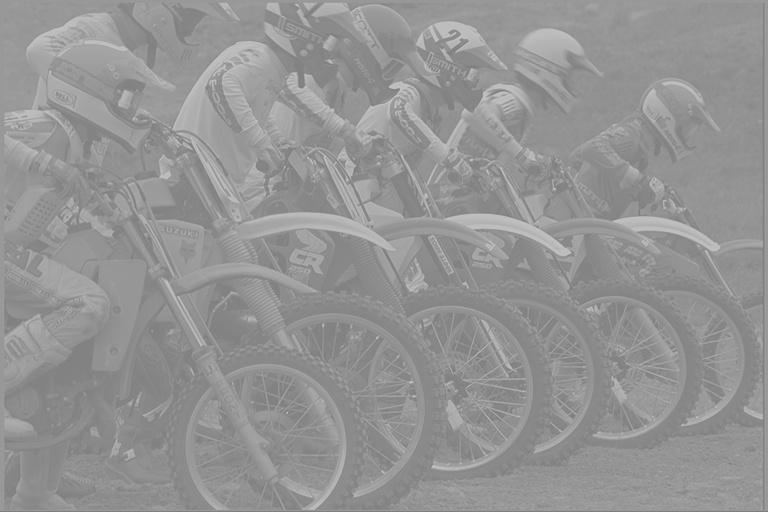
#> input picture lesson_2/data/kodim05.jpg, 768 x 512 px
$ python lesson_2.py
#> lines starting #> are read from the running program, lines starting #| are printed output that depends on the picture
import cv2
import numpy as np
from matplotlib import pyplot as plt

plt.rcParams['figure.figsize'] = [15, 5]
from time import time

img = cv2.imread('data/kodim05.jpg')
#> img is the input picture: shape (512, 768, 3); min 122, max 196, mean 147.8
img = cv2.cvtColor(img, cv2.COLOR_BGR2GRAY)
#> img: shape (512, 768)

plt.imshow(img, cmap='gray', vmin=0, vmax=255)
plt.show()

start = time()
rows, cols = img.shape
#> rows = 512; cols = 768
hist = np.zeros(256)
for r in range(rows):
    for c in range(cols):
        hist[img[r, c]] = hist[img[r, c]] + 1
#> after the loop, hist = 256 values, max 16606 at index 147, min 0 at index 0, mean 1536
print('Elapsed time:', time() - start)
plt.plot(np.arange(0, 256), hist)
plt.grid(True)
plt.xlabel('Pixel color'), plt.ylabel('Number of pixels')

# ------
cdf = np.zeros(256)
for idx, h in enumerate(hist):
    cdf[idx] = np.sum(hist[0:idx + 1])
#> after the loop, cdf = 256 values from 0 to 393216
cdf = cdf / np.sum(hist)
#> cdf = 256 values from 0 to 1
plt.plot(cdf), plt.grid(False)
plt.xlabel('Pixel color'), plt.ylabel('CDF')

equalized = np.zeros((rows, cols), dtype=np.uint8)
for r in range(rows):
    for c in range(cols):
        equalized[r, c] = 255 * cdf[img[r, c]]
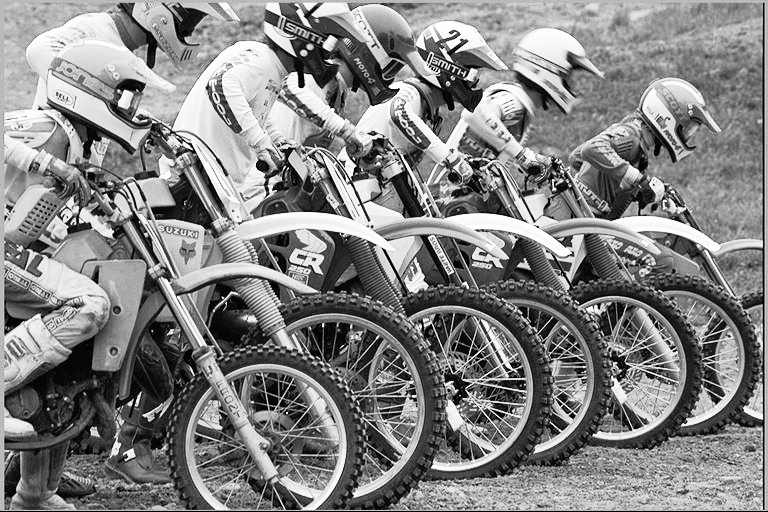
#> equalized: shape (512, 768); min 0, max 255, mean 130.5

plt.subplot(121), plt.imshow(img, cmap='gray', vmin=0, vmax=255)
plt.subplot(122), plt.imshow(equalized, cmap='gray', vmin=0, vmax=255)
plt.show()
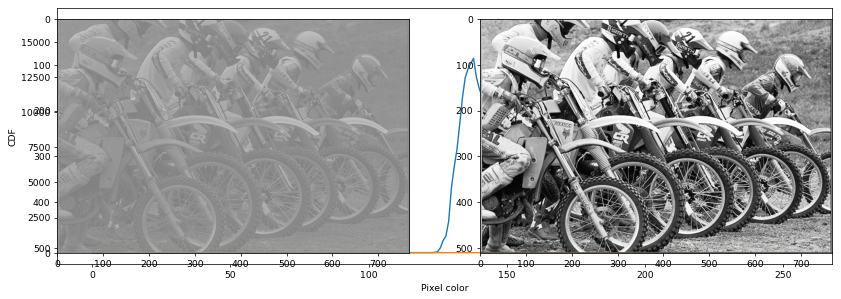
#> figure drawn by matplotlib, 3 panels; panel 1: curve peaks at x = 147, y = 16606; panel 1: curve peaks at x = 196, y = 1

# -----
start = time()
hist, bins = np.histogram(img.ravel(), bins=256, range=(0, 255))
#> bins = 257 values from 0 to 255
print('Elapsed time:', time() - start)
plt.plot(bins[0:-1] + 0.5, hist), plt.grid(False)

dst = cv2.equalizeHist(img)

plt.subplot(121), plt.imshow(img, cmap='gray', vmin=0, vmax=255)
plt.subplot(122), plt.imshow(dst, cmap='gray', vmin=0, vmax=255)
plt.show()
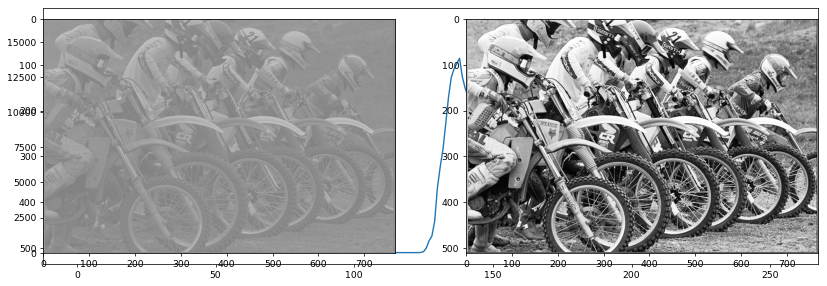
#> figure drawn by matplotlib, 3 panels; panel 1: curve peaks at x = 146.9, y = 16606
